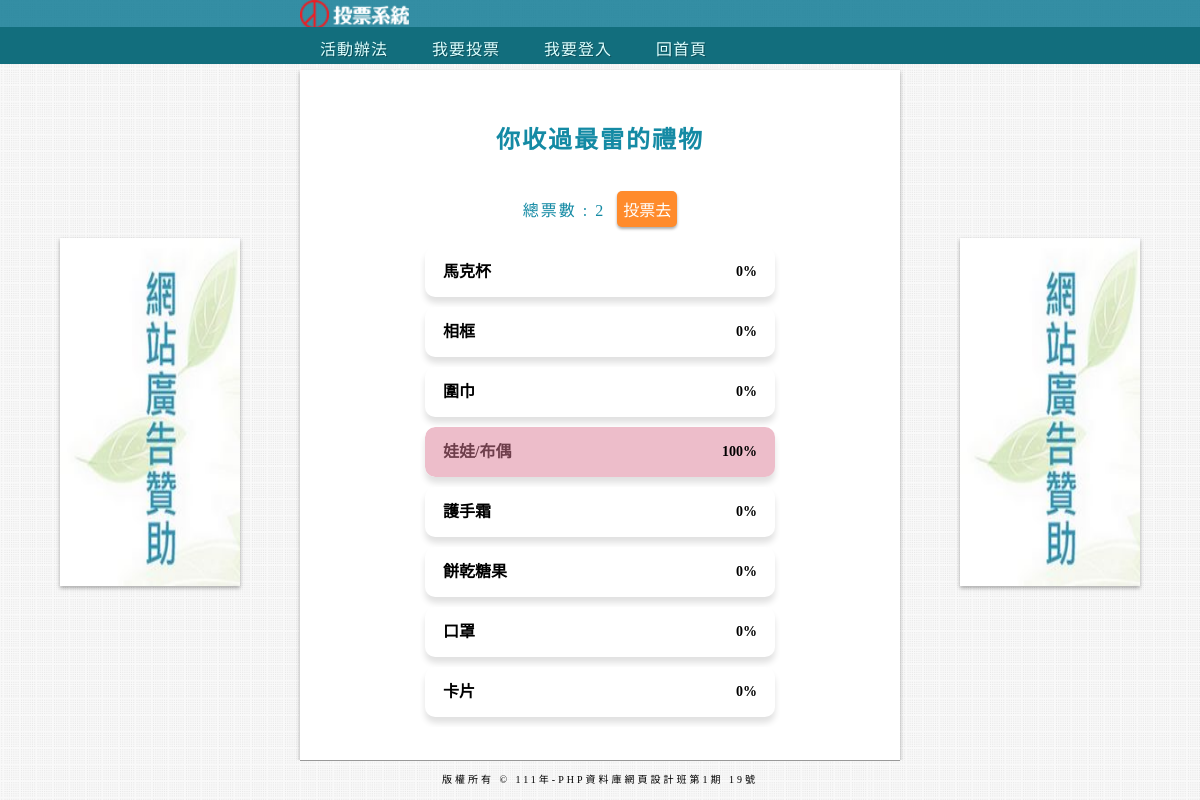
The page /?do=vote_result&id=6 on the database its author committed.
### tables this page shows
CREATE TABLE `subjects` (
  `id` int(11) UNSIGNED NOT NULL,
  `subject` varchar(64) NOT NULL,
  `type_id` int(11) NOT NULL,
  `start` date NOT NULL,
  `end` date NOT NULL,
  `total` int(11) UNSIGNED NOT NULL DEFAULT 0
);

CREATE TABLE `options` (
  `id` int(11) UNSIGNED NOT NULL,
  `option` varchar(64) NOT NULL,
  `subject_id` int(11) NOT NULL,
  `total` int(11) UNSIGNED NOT NULL DEFAULT 0
);

### api/base.php (called while the page is built, shortened)
<?php
function pdo()
{
    $dsn = "mysql:host=localhost;charset=utf8;dbname=vote";
    return new PDO($dsn, 'root', '');
}
function find($table, $arg)
{
    $pdo = pdo();
    $sql = "SELECT * FROM $table WHERE ";
    if (is_array($arg)) {
        foreach ($arg as $key => $value) {
            $tmp[] = "`$key`='$value'";
        }
        $sql .= implode(" AND ", $tmp);
    } else {
        $sql .= " `id`='$arg'";
    }
    return $pdo->query($sql)->fetch(PDO::FETCH_ASSOC);
}
function all($table, ...$arg)
{
    $pdo = pdo();
    $sql = "SELECT * FROM $table ";
    switch (count($arg)) {
        case 1:
            if(is_array($arg[0]) && !empty($arg[0])) {
                foreach ($arg[0] as $key => $value) {
                    $tmp[] = "`$key`='$value'";
                }
                $sql .= " WHERE " . implode(" AND ", $tmp);
            }elseif(empty($arg[0])) {
            }else{
                $sql .= $arg[0];
            }
            break;
    }
    return $pdo->query($sql)->fetchAll(PDO::FETCH_ASSOC);
}
?>

### font/vote_result.php (the view)
<?php
$subject = find("subjects", $_GET['id']);
$opts = all('options', ['subject_id' => $_GET['id']]);
$time = find("subjects", $_GET['id']);
?>
<div class="vote_content">
    <h2 class="vote_subject"><?= $subject['subject']; ?></h2>
    <div class="vote_subject"> 總票數 : <?= $subject['total'] ?>
        <?php
        $start = strtotime($time['start']);
        $today = strtotime("now");
        $end = strtotime($time['end']);
        if (($start - $today) >= 0) {
        ?>
            <button class="btn btn-info" onclick="location.href='./index.php'">尚未開始</button>
        <?php
        } elseif (($end - $today) > 0) {
        ?>
            <button class="btn btn-warning" onclick="location.href='?do=vote&id=<?= $subject['id']; ?>'">投票去</button>
        <?php
        } else {
        ?>
            <button class="btn btn-danger" onclick="location.href='./index.php'">已結束</button>
        <?php
        }
        ?>
</div>
    <?php
    foreach ($opts as $opt) {
        $total = ($subject['total'] == 0) ? 1 : $subject['total'];
        $rate = $opt['total'] / $total;
    ?>
        <div class="div_opt">
            <div class="div_p">
                <p class="div_p1"><?= $opt['option']; ?></p>
                <p class="div_p2"><?= round($rate * 100) . "%"; ?></p>
            </div>
            <div class="div_bg" style="width:<?= 100 * $rate; ?>% ;"></div>
        </div>
    <?php
    }
    ?>
</div>

### css/basic.css (style rules this page uses)
* { margin: 0; padding: 0; box-sizing: border-box; overflow: hidden; }
body { height: 100vh; background-image: url(../img/001.jpg); background-repeat: repeat; display: flex; flex-direction:column; justify-content: center; align-items: center; overflow: hidden; }
.btn { display: inline-block; padding: 5px; margin-top: 6px; margin-left: 6px; color: #FFF; box-shadow: 0px 2px 3px rgb(0 0 0 / 33%); border: 1px solid transparent; border-radius: 5px; font-size: 1rem; cursor: pointer; }
.btn.btn-warning { background-color: #FF8B2C; }

### rows shown on the page
subjects: subject "你收過最雷的禮物", total "2"
options: option "馬克杯", $rate*100 "0"
options: option "相框", $rate*100 "0"
options: option "圍巾", $rate*100 "0"
options: option "娃娃/布偶", $rate*100 "100"
options: option "護手霜", $rate*100 "0"
options: option "餅乾糖果", $rate*100 "0"
options: option "口罩", $rate*100 "0"
options: option "卡片", $rate*100 "0"
